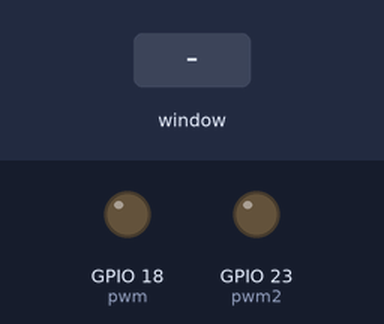
Simulated run of this program. Board: Raspberry Pi (BCM pin numbers). On the bench: output pins drawn as LEDs (lit = HIGH). Inputs (shaded band) come from the test bench. The desktop window is not drawn, its controls go by their first labels and the mouse button is held 0.15 s.

Above: at 1.2 s.
1.3 s: slider 1 in the window set to 50
At 2.3 s:
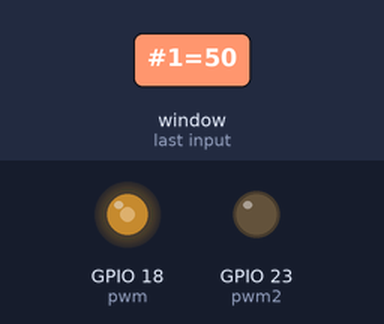
2.8 s: slider 1 in the window set to 100
At 3.5 s:
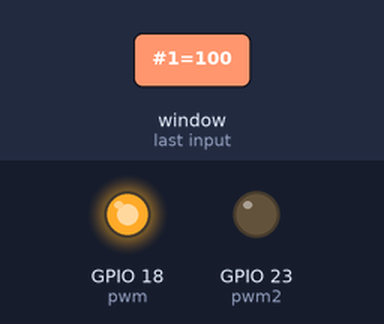
4.3 s: slider 1 in the window set to 25
At 4.6 s:
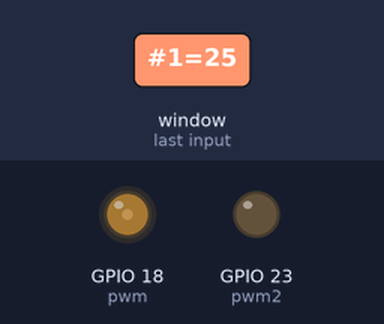
Timing chart, 0 to 7.3 s (numbered marks = the images above; inputs shaded):
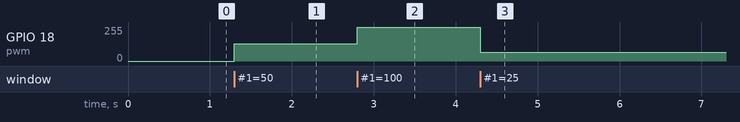

Measured:
- after the input at 1.3 s, GPIO 18 (pwm): 0/255 → 128/255 at once
- after the input at 2.8 s, GPIO 18 (pwm): 128/255 → 255/255 at once
- after the input at 4.3 s, GPIO 18 (pwm): 255/255 → 64/255 at once

The program:

tk_fancontrol.py
```python
import RPi.GPIO as GPIO
import time
import tkinter as tk

GPIO.setmode(GPIO.BCM)
GPIO.setup(18, GPIO.OUT)
pwm = GPIO.PWM(18, 500)
pwm.start(0)

GPIO.setup(23, GPIO.OUT)
pwm2 = GPIO.PWM(23, 500)
pwm2.start(0)

class DCMoter:
    def __init__(self, master=None):
        self.chk = tk.BooleanVar()
        self.num = 0.0
        self.scale = tk.Scale(from_=0, to=100, orient='h', command=self.update)
        self.scale.grid(row=0)
        self.btn = tk.Checkbutton(variable=self.chk, text='reverse on/off', command=self.c_spin)
        self.scale.pack()
        self.btn.pack()

    def update(self, duty):
        pwm.ChangeDutyCycle(float(duty))
        self.num = duty

    def c_spin(self):
        if float(self.num) < 1:
            if self.chk.get() is True:
                print('true','chk is {}'.format(self.chk.get()))
                pwm.ChangeDutyCycle(float(0))
                pwm2.ChangeDutyCycle(float(duty))
            elif self.chk.get() is False:
                print('false','chk is {}'.format(self.chk.get()))
                pwm.ChangeDutyCycle(float(duty))
                pwm2.ChangeDutyCycle(float(0))


if __name__ == '__main__':
    root = tk.Tk()
    root.title('PWM Power Control')
    app = DCMoter(root)
    root.geometry('300x400')
    root.mainloop()
```
